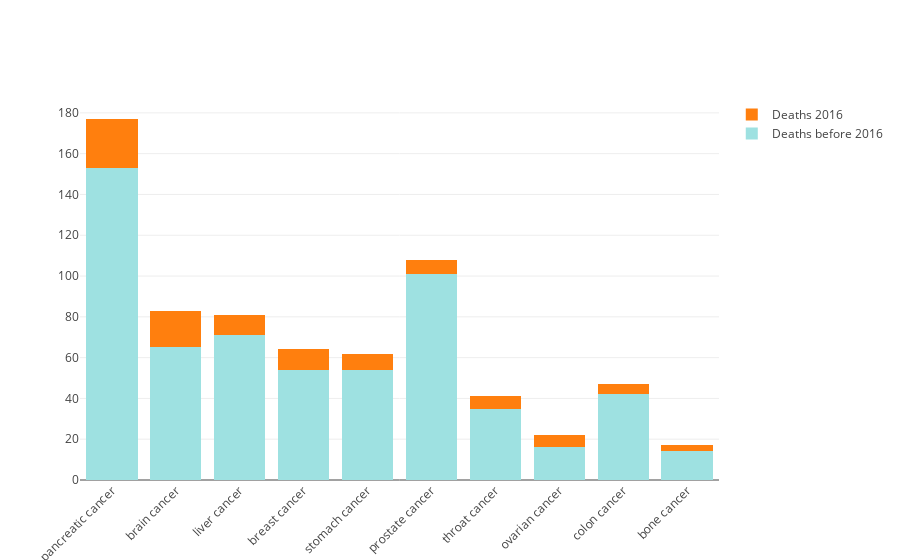

This figure's notebook cell:
### Markdown cell above
### Checking The Causes

### Code cell
year2016=deaths_2[deaths_2['death_year']==2016]
before2016=deaths_2[deaths_2['death_year']!=2016]
df1=year2016['cause_of_death'].value_counts().reset_index()[1:]
df2=before2016['cause_of_death'].value_counts().reset_index()[1:]
df1=df1.merge(df2,left_on='index',right_on='index',how='right')[:10]
df1.columns=[['cause','2016','before 2016']]

x=list(df1['cause'].values)
y=list(df1['before 2016'].values)
y1=list(df1['2016'].values)
trace0 = go.Bar(
    x=x,
    y=y,
    name='Deaths before 2016',
    marker=dict(
                color='rgb(158,225,225)',)
    
)
trace1 = go.Bar(
    x=x,
    y=y1,
    name='Deaths 2016',
    
)

data = [trace0, trace1]
layout = go.Layout(
    xaxis=dict(tickangle=-45),
    barmode='stack',
)

fig = go.Figure(data=data, layout=layout)
py.iplot(fig, filename='angled-text-bar')

### Figure 1 — Plotly figure (JSON) as saved in the notebook; plotly's stock layout.template omitted (floating-point values rounded to 4 significant figures)
{"data": [{"type": "bar", "x": [" pancreatic cancer", " brain cancer", " liver cancer", " breast cancer", " stomach cancer", " prostate cancer", " throat cancer", " ovarian cancer", " colon cancer", " bone cancer"], "y": [153, 65, 71, 54, 54, 101, 35, 16, 42, 14], "name": "Deaths before 2016", "marker": {"color": "rgb(158,225,225)"}}, {"type": "bar", "x": [" pancreatic cancer", " brain cancer", " liver cancer", " breast cancer", " stomach cancer", " prostate cancer", " throat cancer", " ovarian cancer", " colon cancer", " bone cancer"], "y": [24, 18, 10, 10, 8, 7, 6, 6, 5, 3], "name": "Deaths 2016"}], "layout": {"xaxis": {"tickangle": -45}, "barmode": "stack"}}
